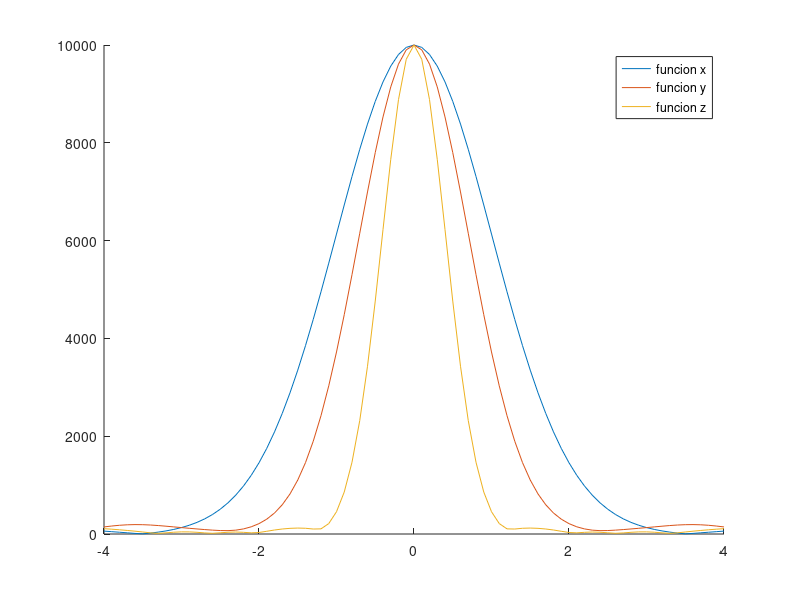
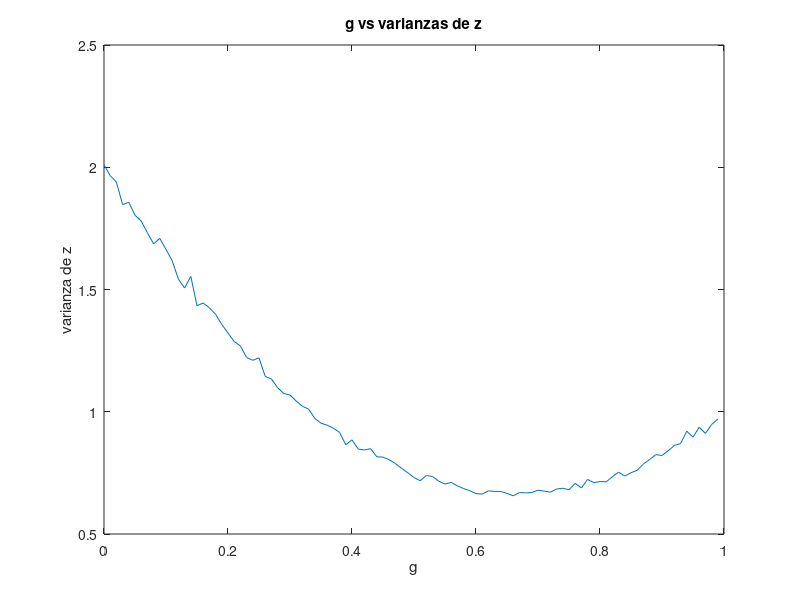

MATLAB code for these plots, in order: (Note: this script raises an error after producing the figures.)

u=1; %media
v_1=sqrt(1); %varianza 1
v_2=sqrt(2); %varianza 2
m_exp=0;
v_exp=0;
g=2;


x_1=normrnd(u,v_1,[10000,1]);
y_1=normrnd(u,v_2,[10000,1]);
z=x_1+(1-g)*(y_1-x_1);
m_exp=m_exp+mean(z);
v_exp=v_exp+var(z);


mu=m_exp;
var_1=v_exp;
disp(['Encontrar la media y la varianza']);
disp(['la media es: ',num2str(mu)]);
disp(['la varianza es: ',num2str(var_1)]);


s=-5:0.1:5;
s=-4:0.1:4;
fi_x=exp(j*s.*x_1);
fi_y=exp(j*s.*y_1);

fi_x=sum(fi_x,1);
fi_y=sum(fi_y,1);


fi_z = exp(j*s.*z);
fi_z=sum(fi_z,1);

fig1=figure
hold on
plot(s,abs(fi_x))
plot(s,abs(fi_y))
plot(s,abs(fi_z))
legend("funcion x","funcion y","funcion z")
hold off

%g minima
v_min=100;
v_intento=0;
g_min=0;
g=0;
c=1;

while g<=1

v_exp=0;

x_2=normrnd(u,v_1,[10000,1]);
y_2=normrnd(u,v_2,[10000,1]);
z=x_2+(1-g)*(y_2-x_2);
v_exp=var(z);

v_s(c)=v_exp;
g_s(c)=g;
g=g+0.01;
c=c+1;

end

v_min=min(v_s);
p=find(v_s==v_min);
g_min=g_s(p);
fig2=figure
plot(g_s,v_s);
title('g vs varianzas de z')
xlabel('g')
ylabel('varianza de z')
z=x_2+(1-g_min)*(y_2-x_2);

disp(['Encontrar la g para la varianza minima de z']);
disp(['El valor de g para la minima varianza es: ',num2str(g_min)]);

var_x=(v_1)^2;
var_y=2*(var_x);




disp(['Ordenar las varianzas de menor a mayor']);
disp(['Varianza de x: ',num2str(var_x)]);
disp(['Varianza de y: ',num2str(var_y)]);
disp(['Varianza de z: ',num2str(v_min)]);


fig3=figure
% Create plots.
t = tiledlayout(3,1);

ax1 = nexttile;
hist(x_1)
title(ax1,'Varianza de x')
xlim([-6 8]);

ax2 = nexttile;
hist(y_1)
title(ax2,'Varianza de y')
xlim([-6 8]);

ax3 = nexttile;
hist(z)
title(ax3,'Varianza de z')
xlim([-6 8]);

valores=[var_x,var_y,v_min];
ordenados=sort(valores)
